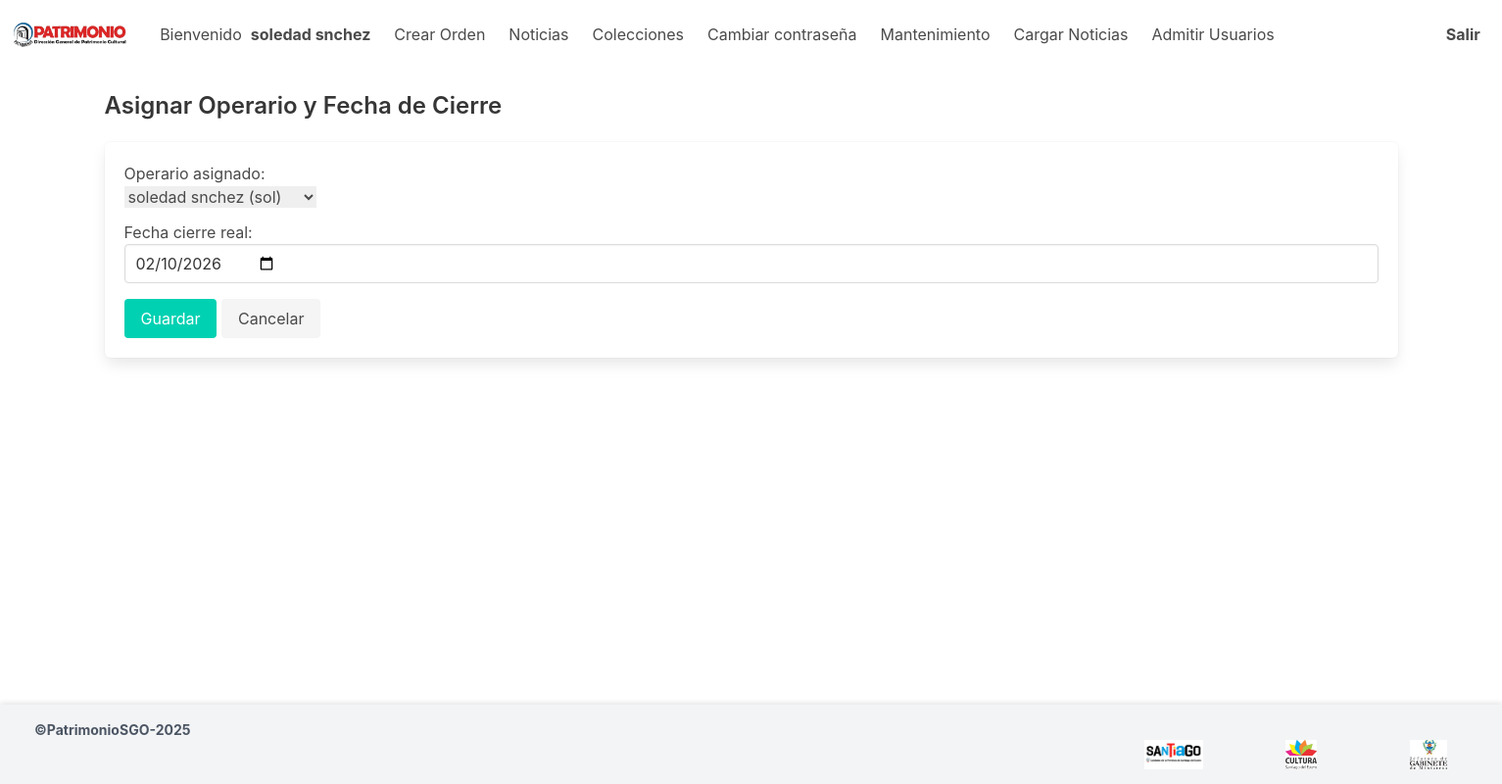
Screenshot of /mantenimiento/ordenes/1/asignar/ (signed in) with the database file from the repository.
### cuentas/models.py (models this page shows, shortened)
class CustomUser(AbstractUser):
    username = models.CharField(max_length=150, unique=True, blank=False)
    nombre = models.CharField(max_length=100, blank=True, null=True)
    apellido = models.CharField(max_length=100, blank=True, null=True)
    email = models.EmailField(unique=True)
    area = models.CharField(max_length=50, choices=[
        ('Historia', 'Historia'),
        ('Bellas Artes', 'Bellas Artes'),
        ('Antropología', 'Antropología'),
        ('Staff', 'Staff')
    ], blank=True, null=True)
    admitido = models.BooleanField(default=False)
    groups = models.ManyToManyField(
        'auth.Group', related_name='customuser_groups', blank=True
    )
    user_permissions = models.ManyToManyField(
        'auth.Permission', related_name='customuser_permissions', blank=True
    )
    def __str__(self):
        return f"{self.nombre or 'Sin nombre'} {self.apellido or ''} ({self.username})"

### mantenimiento/models.py (models this page shows, shortened)
class OrdenDeTrabajo(models.Model):
    PRIORIDAD_CHOICES = [('Baja', 'Baja'), ('Media', 'Media'), ('Alta', 'Alta')]
    ESTADO_CHOICES = [('Pendiente', 'Pendiente'), ('En Progreso', 'En Progreso'), ('Cerrada', 'Cerrada')]
    titulo = models.CharField(max_length=200)
    fecha = models.DateField()
    descripcion_falla = models.TextField()
    prioridad = models.CharField(max_length=10, choices=PRIORIDAD_CHOICES)
    estado = models.CharField(max_length=20, choices=ESTADO_CHOICES, default='Pendiente')
    operario_creador = models.ForeignKey(
        CustomUser,
        on_delete=models.CASCADE,
        related_name='ordenes_creadas'
    )
    operario_asignado = models.ForeignKey(
        CustomUser,
        on_delete=models.SET_NULL,
        null=True,
        blank=True,
        related_name='ordenes_asignadas'
    )
    fecha_cierre_real = models.DateField(null=True, blank=True)

### mantenimiento/views.py (the view)
# urls.py: path("ordenes/<int:pk>/asignar/", views.asignar_orden, name="asignar_orden"),
@staff_member_required
def asignar_orden(request, pk):
    orden = get_object_or_404(OrdenDeTrabajo, pk=pk)
    if request.method == "POST":
        form = AsignarOrdenForm(request.POST, instance=orden)
        if form.is_valid():
            form.save()
            return redirect("mantenimiento:lista_ordenes")
    else:
        form = AsignarOrdenForm(instance=orden)
    return render(request, "mantenimiento/asignar_orden.html", {"form": form, "orden": orden})

### mantenimiento/forms.py
class AsignarOrdenForm(forms.ModelForm):
    class Meta:
        model = OrdenDeTrabajo
        fields = ['operario_asignado', 'fecha_cierre_real']
        widgets = {
            'fecha_cierre_real': forms.DateInput(attrs={'type': 'date', 'class': 'input'})
        }

### mantenimiento/templates/mantenimiento/asignar_orden.html (shortened to what this page needs)
{% extends "layouts/base.html" %}
{% block content %}
<div class="container mt-5">
  <h2 class="title is-4">Asignar Operario y Fecha de Cierre</h2>
  <form method="post" class="box">
    <div class="field">
      {{ form.operario_asignado.label_tag }}
      <div class="control">
        {{ form.operario_asignado }}
      </div>
    </div>
    <div class="field">
      {{ form.fecha_cierre_real.label_tag }}
      <div class="control">
        {{ form.fecha_cierre_real }}
      </div>
    </div>
    <div class="field mt-4">
      <button type="submit" class="button is-primary">Guardar</button>
      <a href="{% url 'mantenimiento:lista_ordenes' %}" class="button is-light">Cancelar</a>
    </div>
  </form>
</div>
{% endblock %}

### cuentas/templates/layouts/base.html (shortened to what this page needs)
{% load static %}
<!DOCTYPE html>
<html>
<head>
    <link rel="stylesheet" href="{% static 'css/styles.css' %}">
    <link href="https://cdn.jsdelivr.net/npm/bootstrap@5.3.0/dist/css/bootstrap.min.css" rel="stylesheet">
    <script src="https://cdn.tailwindcss.com"></script>
    <link href="https://cdn.jsdelivr.net/npm/sweetalert2@11.14.4/dist/sweetalert2.min.css" rel="stylesheet">
    <link rel="stylesheet" href="https://cdn.jsdelivr.net/npm/bulma@0.9.4/css/bulma.min.css">
</head>
<body>
{% if request.user.is_authenticated and request.path != "/" and request.path != "/register/" and request.path != "/login/" %}
  <nav class="navbar" role="navigation" aria-label="main navigation">
    <div class="navbar-brand">
      <a class="navbar-item" href="#">
        <img src="{% static 'img/logo.png' %}" alt="Patrimonio SGO" class="w-full h-10 mr-2 object-contain">
      </a>
      <div id="navbarBasicExample" class="navbar-menu">
        <div class="navbar-start">
        <a class="navbar-item" href="/profile/">
          Bienvenido &nbsp; <strong>{{ request.user.nombre }} {{ request.user.apellido }}</strong>
        </a>
        <a class="navbar-item" href="/mantenimiento/ordenes/nueva/"> Crear Orden </a>
        <a class="navbar-item" href="/news/"> Noticias </a>
        <a class="navbar-item" href="/profile/"> Colecciones </a>
        <a class="navbar-item" href="/update_password/"> Cambiar contraseña </a>
        {% if request.user.is_staff or request.user.is_superuser %}
        <a class="navbar-item" href="/mantenimiento/ordenes/"> Mantenimiento </a>
          <a class="navbar-item" href="/cargar_noticias/"> Cargar Noticias </a>
          <a class="navbar-item" href="/users/"> Admitir Usuarios </a>
          {% endif %}
      </div>
      <div class="navbar-end">
        <div class="navbar-item">
          <p><a href="{% url 'cuentas:home' %}"><strong>Salir</strong></a></p>
        </div>
      </div>
    </div>
  </div>
  </nav>
{% endif %}
  <div id="columns">
    {% block content %}
    {% endblock %}
  </div>
  <footer>
    <p>©PatrimonioSGO-2025</p>
    <div class="footer-images">
        <img src="{% static 'img/gob_sgo.jpg' %}" alt="Gobierno SGO">
        <img src="{% static 'img/cultura.jpg' %}" alt="CulturaSGO">
        <img src="{% static 'img/jefatura.jpg' %}" alt="Jefatura">
    </div>
  </footer>
</body>
</html>

### cuentas/static/css/styles.css (style rules this page uses)
html, body { width: 100vw; height: 100vh; margin: 0; display: flex; flex-direction: column; }
.navbar-menu { display: flex; flex-direction: column; align-items: center; width: 100%; }
.navbar-end { display: flex; justify-content: center; width: 100%; }
.navbar-item { display: block; padding: 10px; font-size: 16px; text-align: center; }
@media (min-width: 768px) { .navbar-menu { flex-direction: row; justify-content: space-between; } }
@media (min-width: 768px) { .navbar-end { justify-content: flex-end; } }
form { margin: auto; display: flex; flex-direction: column; align-items: center; justify-content: center; width: 100%; }
input { width: 80%; max-width: 400px; }
footer { position: relative; width: 100%; background-color: #f3f4f6; padding: 15px; display: flex; align-items: center; justify-content: space-between; box-shadow: 0px -2px 5px rgba(0, 0, 0, 0.1); margin-top: auto; }
footer p { font-size: 14px; color: #4b5563; font-weight: bold; margin-left: 20px; }
.footer-images { display: flex; justify-content: flex-end; gap: 10px; }
footer img { width: 120px; height: 30px; object-fit: contain; }
@media (min-width: 540px) { footer img { width: 120px; height: 30px; object-fit: contain; } }

### rows the page displays
CustomUser: user.nombre "soledad", user.apellido "snchez"
OrdenDeTrabajo: operario_asignado "soledad snchez (sol)", fecha_cierre_real "02/10/2026"
